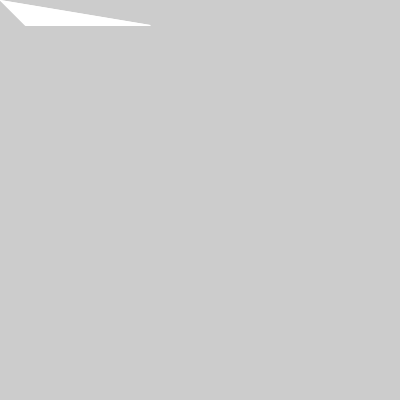
Frame 1 (no input)
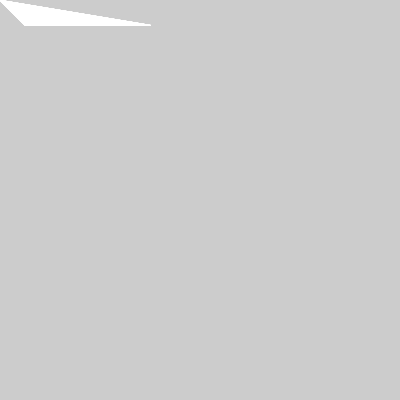
Frame 60 (the mouse pressed at the canvas centre just before this capture)
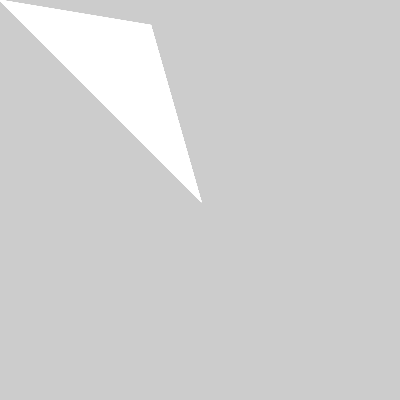
Frame 120 (the mouse held since frame 60 and released just before this capture)

The Processing sketch that drew these frames (run headless with seeded random() and noise(); from frame 60 on, the mouse is pressed at the canvas centre):

// Processing sketch: white_light_in_fog
// ── white_light_in_fog.pde
    void setup() {
       size(400, 400);
       stroke(255);
     }
      
     void draw() {
       triangle(150, 25, 25, 25, mouseX, mouseY);
     }
     
     void mousePressed() {
       background(192, 64, 0);
     }
